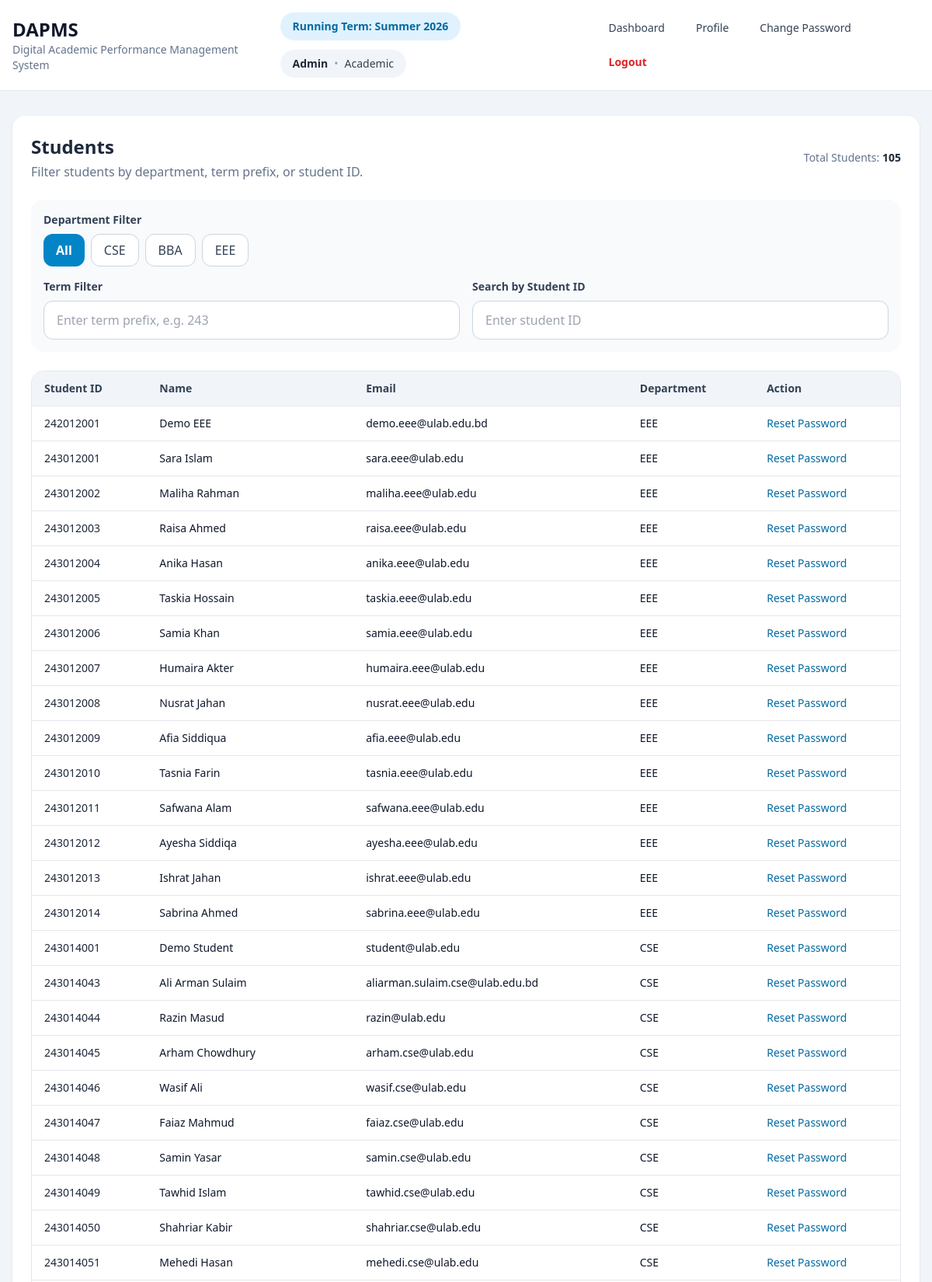
/admin/students (signed in, upper part), run on the app's committed database.
### tables this page shows
CREATE TABLE terms(
            id INTEGER PRIMARY KEY AUTOINCREMENT,
            name TEXT NOT NULL,
            start_date TEXT NOT NULL,
            end_date TEXT NOT NULL,
            status TEXT NOT NULL DEFAULT 'running'
        , semester TEXT, year INTEGER);

CREATE TABLE users(
            id INTEGER PRIMARY KEY AUTOINCREMENT,
            role TEXT NOT NULL,
            name TEXT NOT NULL,
            email TEXT NOT NULL UNIQUE,
            password_hash TEXT NOT NULL,
            department TEXT NOT NULL
        );

CREATE TABLE students(
            user_id INTEGER PRIMARY KEY,
            student_id TEXT NOT NULL UNIQUE,
            admission_term TEXT NOT NULL,
            FOREIGN KEY(user_id) REFERENCES users(id) ON DELETE CASCADE
        );

### app/routes/admin.py (the view)
@bp.route('/students')
@role_required('admin')
def students():
    return render_template('admin/list_students.html', rows=_manager().list_students())

### app/core/security.py (called while the page is built)
def load_user():
    user_id = session.get('user_id')
    if not user_id:
        g.user = None
        return
    g.user = get_db().execute('SELECT * FROM users WHERE id=?', (user_id,)).fetchone()

def role_required(*roles):
    def decorator(view):
        @wraps(view)
        def wrapped(*args, **kwargs):
            if session.get('role') not in roles:
                return redirect(url_for('auth.login'))
            return view(*args, **kwargs)
        return wrapped
    return decorator

### app/db.py (called while the page is built)
def get_db():
    if 'db' not in g:
        g.db = sqlite3.connect(current_app.config['DATABASE'])
        g.db.row_factory = sqlite3.Row
        g.db.execute('PRAGMA foreign_keys = ON')
    return g.db

### app/managers/admin_manager.py (called while the page is built)
    def list_students(self):
        return self.db.execute('''SELECT users.id, users.name, users.email, users.department, students.student_id, students.admission_term FROM users JOIN students ON students.user_id=users.id ORDER BY students.student_id''').fetchall()

### app/routes/admin.py (called while the page is built)
def _manager() -> AdminManager:
    return AdminManager(get_db())

### app/routes/auth.py (called while the page is built)
@bp.before_app_request
def before():
    load_user()

### app/templates/admin/list_students.html (shortened to what this page needs)
{% extends 'layout.html' %}
{% block content %}
<div class="bg-white rounded-2xl shadow p-6 space-y-6">
  <div class="flex flex-col lg:flex-row lg:items-center lg:justify-between gap-4">
    <div>
      <h2 class="text-2xl font-bold text-slate-800">Students</h2>
      <p class="text-slate-500 mt-1">Filter students by department, term prefix, or student ID.</p>
    </div>
    <div class="text-sm text-slate-500">
      Total Students: <span id="studentCount" class="font-semibold text-slate-800">{{ rows|length }}</span>
    </div>
  </div>
  <div class="bg-slate-50 rounded-2xl p-4 space-y-4">
    <div>
      <label class="block text-sm font-semibold text-slate-700 mb-2">Department Filter</label>
      <div class="flex flex-wrap gap-2">
        <button type="button" class="dept-filter-btn px-4 py-2 rounded-xl bg-sky-600 text-white font-semibold"
          data-dept="all">
          All
        </button>
        <button type="button"
          class="dept-filter-btn px-4 py-2 rounded-xl bg-white border border-slate-300 text-slate-700 font-medium"
          data-dept="CSE">
          CSE
        </button>
        <button type="button"
          class="dept-filter-btn px-4 py-2 rounded-xl bg-white border border-slate-300 text-slate-700 font-medium"
          data-dept="BBA">
          BBA
        </button>
        <button type="button"
          class="dept-filter-btn px-4 py-2 rounded-xl bg-white border border-slate-300 text-slate-700 font-medium"
          data-dept="EEE">
          EEE
        </button>
      </div>
    </div>
    <div class="grid md:grid-cols-2 gap-4">
      <div>
        <label for="termFilter" class="block text-sm font-semibold text-slate-700 mb-2">Term Filter</label>
        <input id="termFilter" type="text" placeholder="Enter term prefix, e.g. 243"
          class="w-full border border-slate-300 rounded-xl px-4 py-3 focus:outline-none focus:ring-2 focus:ring-sky-500">
      </div>
      <div>
        <label for="idSearch" class="block text-sm font-semibold text-slate-700 mb-2">Search by Student ID</label>
        <input id="idSearch" type="text" placeholder="Enter student ID"
          class="w-full border border-slate-300 rounded-xl px-4 py-3 focus:outline-none focus:ring-2 focus:ring-sky-500">
      </div>
    </div>
  </div>
  <div class="overflow-auto rounded-2xl border border-slate-200">
    <table class="w-full text-sm">
      <thead class="bg-slate-100 text-slate-700">
        <tr class="border-b">
          <th class="text-left px-4 py-3 font-semibold">Student ID</th>
          <th class="text-left px-4 py-3 font-semibold">Name</th>
          <th class="text-left px-4 py-3 font-semibold">Email</th>
          <th class="text-left px-4 py-3 font-semibold">Department</th>
          <th class="text-left px-4 py-3 font-semibold">Action</th>
        </tr>
      </thead>
      <tbody id="studentTableBody">
        {% for r in rows %}
        <tr class="border-b hover:bg-slate-50 student-row" data-student-id="{{ r['student_id'] }}"
          data-department="{{ r['department'] }}" data-term="{{ r['student_id'][:3] }}">
          <td class="px-4 py-3 font-medium text-slate-800">{{ r['student_id'] }}</td>
          <td class="px-4 py-3">{{ r['name'] }}</td>
          <td class="px-4 py-3">{{ r['email'] }}</td>
          <td class="px-4 py-3">{{ r['department'] }}</td>
          <td class="px-4 py-3">
            <a class="text-sky-700 font-medium hover:text-sky-900"
              href="{{ url_for('admin.reset_user_password', user_id=r['id']) }}">
              Reset Password
            </a>
          </td>
        </tr>
        {% endfor %}
      </tbody>
    </table>
  </div>
</div>
{% endblock %}

### app/templates/layout.html (shortened to what this page needs)
<!DOCTYPE html>
<html>
<head>
  <script src="https://cdn.tailwindcss.com"></script>
</head>
<body class="bg-slate-100 text-slate-900 min-h-screen">
  <nav class="bg-white border-b sticky top-0 z-20">
    <div class="max-w-7xl mx-auto px-4 py-4 flex justify-between items-center gap-4">
      <div>
        <h1 class="text-2xl font-bold">DAPMS</h1>
        <p class="text-sm text-slate-500">Digital Academic Performance Management System</p>
      </div>
     <div class="flex flex-col lg:flex-row lg:items-center lg:justify-between gap-4">
  <div class="flex flex-wrap items-center gap-3">
    {% if current_term %}
      <span class="inline-flex items-center px-4 py-2 rounded-full bg-sky-100 text-sky-700 text-sm font-semibold">
        Running Term: {{ current_term['name'] }}
      </span>
    {% endif %}
    {% if current_user %}
      <div class="inline-flex items-center px-4 py-2 rounded-full bg-slate-100 text-slate-700 text-sm">
        <span class="font-semibold text-slate-800">{{ current_user['name'] }}</span>
        {% if current_user['department'] %}
          <span class="mx-2 text-slate-400">•</span>
          <span>{{ current_user['department'] }}</span>
        {% endif %}
      </div>
    {% endif %}
  </div>
  <div class="flex flex-wrap items-center gap-2">
    {% if session.get('role') == 'admin' %}
      <a href="{{ url_for('admin.dashboard') }}"
         class="px-4 py-2 rounded-xl text-sm font-medium transition
         {% if request.endpoint == 'admin.dashboard' %}
           bg-sky-600 text-white font-bold shadow
         {% else %}
           text-slate-700 hover:bg-slate-100 hover:text-sky-700
         {% endif %}">
        Dashboard
      </a>
    {% endif %}
    {% if session.get('user_id') %}
      <a href="{{ url_for('auth.profile') }}"
         class="px-4 py-2 rounded-xl text-sm font-medium transition
         {% if request.endpoint == 'auth.profile' %}
           bg-sky-600 text-white font-bold shadow
         {% else %}
           text-slate-700 hover:bg-slate-100 hover:text-sky-700
         {% endif %}">
        Profile
      </a>
    {% endif %}
    {% if session.get('user_id') %}
      <a href="{{ url_for('auth.change_password') }}"
         class="px-4 py-2 rounded-xl text-sm font-medium transition
         {% if request.endpoint == 'auth.change_password' %}
           bg-sky-600 text-white font-bold shadow
         {% else %}
           text-slate-700 hover:bg-slate-100 hover:text-sky-700
         {% endif %}">
        Change Password
      </a>
    {% endif %}
    {% if session.get('user_id') %}
      <a href="{{ url_for('auth.logout') }}"
         class="px-4 py-2 rounded-xl text-sm font-semibold text-red-600 hover:bg-red-50 hover:text-red-700 transition">
        Logout
      </a>
    {% else %}
      <a href="{{ url_for('auth.forgot_password') }}"
         class="px-4 py-2 rounded-xl text-sm font-medium text-slate-700 hover:bg-slate-100 hover:text-sky-700 transition">
        Forgot Password
      </a>
    {% endif %}
  </div>
</div>
    </div>
  </nav>
  <div class="max-w-7xl mx-auto px-4 py-8">
    {% block content %}{% endblock %}
  </div>
</body>
</html>

### data on the page
terms: name "Summer 2026"
users: name "Admin", department "Academic"
students: student_id "242012001", name "Demo EEE", email "demo.eee@ulab.edu.bd", department "EEE"
students: student_id "243012001", name "Sara Islam", email "sara.eee@ulab.edu", department "EEE"
students: student_id "243012002", name "Maliha Rahman", email "maliha.eee@ulab.edu", department "EEE"
students: student_id "243012003", name "Raisa Ahmed", email "raisa.eee@ulab.edu", department "EEE"
students: student_id "243012004", name "Anika Hasan", email "anika.eee@ulab.edu", department "EEE"
students: student_id "243012005", name "Taskia Hossain", email "taskia.eee@ulab.edu", department "EEE"
students: student_id "243012006", name "Samia Khan", email "samia.eee@ulab.edu", department "EEE"
students: student_id "243012007", name "Humaira Akter", email "humaira.eee@ulab.edu", department "EEE"
students: student_id "243012008", name "Nusrat Jahan", email "nusrat.eee@ulab.edu", department "EEE"
students: student_id "243012009", name "Afia Siddiqua", email "afia.eee@ulab.edu", department "EEE"
students: student_id "243012010", name "Tasnia Farin", email "tasnia.eee@ulab.edu", department "EEE"
students: student_id "243012011", name "Safwana Alam", email "safwana.eee@ulab.edu", department "EEE"
students: student_id "243012012", name "Ayesha Siddiqa", email "ayesha.eee@ulab.edu", department "EEE"
students: student_id "243012013", name "Ishrat Jahan", email "ishrat.eee@ulab.edu", department "EEE"
students: student_id "243012014", name "Sabrina Ahmed", email "sabrina.eee@ulab.edu", department "EEE"
students: student_id "243014001", name "Demo Student", email "student@ulab.edu", department "CSE"
students: student_id "243014043", name "Ali Arman Sulaim", email "aliarman.sulaim.cse@ulab.edu.bd", department "CSE"
students: student_id "243014044", name "Razin Masud", email "razin@ulab.edu", department "CSE"
students: student_id "243014045", name "Arham Chowdhury", email "arham.cse@ulab.edu", department "CSE"
students: student_id "243014046", name "Wasif Ali", email "wasif.cse@ulab.edu", department "CSE"
students: student_id "243014047", name "Faiaz Mahmud", email "faiaz.cse@ulab.edu", department "CSE"
students: student_id "243014048", name "Samin Yasar", email "samin.cse@ulab.edu", department "CSE"
students: student_id "243014049", name "Tawhid Islam", email "tawhid.cse@ulab.edu", department "CSE"
students: student_id "243014050", name "Shahriar Kabir", email "shahriar.cse@ulab.edu", department "CSE"
students: student_id "243014051", name "Mehedi Hasan", email "mehedi.cse@ulab.edu", department "CSE"

### other printed values
{{ rows|length }} "105"
